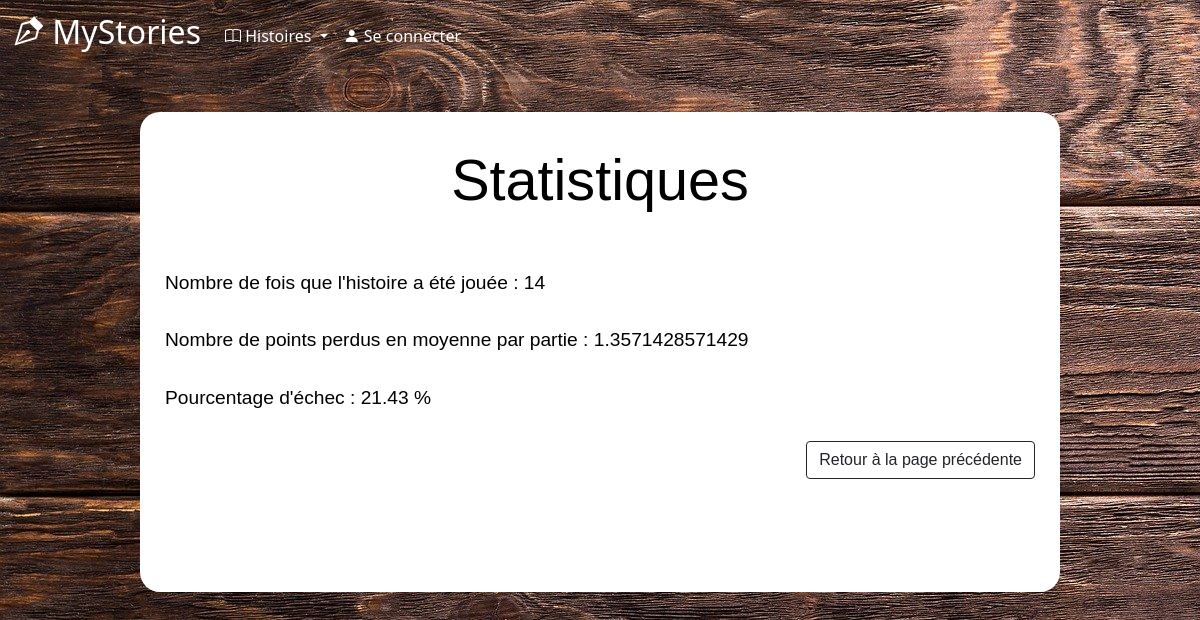
The page /story_stat.php?id=1 on the database its author committed.
### tables this page shows
CREATE TABLE `stats` (
  `id_stats` int(11) NOT NULL,
  `id_story` int(11) DEFAULT NULL,
  `played` int(11) DEFAULT NULL,
  `death` int(11) DEFAULT NULL,
  `points` int(11) DEFAULT NULL
);

### story_stat.php (the view, shortened to what this page needs)
<?php include("includes/header.php") ?>
<?php include("includes/connect.php") ?>
<main>
    <div id="backgroundConnexion">
        <p class="titre_petit"> Statistiques</p>
        <?php $storyId = $_GET['id']; ?>
        <?php
        $req = "SELECT * FROM stats WHERE id_story=:id";
        $res = $bdd->prepare($req);
        $res->execute(array("id" => $storyId));
        if ($res->rowCount() == 1) {
            $ligne2 = $res->fetch();
        ?>
            <div>
                <br />
                Nombre de fois que l'histoire a été jouée :
                <?php
                if (!empty($ligne2['played'])) {
                    echo $ligne2['played'];
                } else {
                    echo 0;
                }
                ?>
                <br />
                <br />
                Nombre de points perdus en moyenne par partie :
                <?php
                if (!empty($ligne2['points']) && !empty($ligne2['played']) && $ligne2['played'] != 0) {
                    $pts = $ligne2['points'] / $ligne2['played'];
                } else {
                    $pts = 0;
                }
                echo $pts;
                ?>
                <br />
                <?php
                $pourcentageMort = 0;
                if (!empty($ligne2['played']) && $ligne2['played'] != 0) {
                    $pourcentageMort = ($ligne2['death'] * 100) / $ligne2['played'];
                } else {
                    $pourcentageMort = 0;
                }
                ?>
                <br />
                Pourcentage d'échec : <?= number_format($pourcentageMort, 2) ?> %
            </div>
        <?php
        }
        ?>
        <br />
        <div id="btn-lecture">
            <a id="size-btn" class="btn btn-outline-dark" href="ListeHistoires.php" role="button"> Retour à la page précédente </a>
        </div>
    </div>
</main>
</body>
</html>

### style.css (style rules this page uses)
.accueil { background-image: url("images/fondBois.jpg"); }
body { background-color: black; color: white; }
.titre_petit { font-size: 3em; font-family: 'Trebuchet MS', 'Lucida Sans Unicode', 'Lucida Grande', 'Lucida Sans', Arial, sans-serif; text-align: center; }
main { margin: 20px 10%; color: black; padding: 20px; position: relative; background-size: cover; background-attachment: fixed; width: 80vw; font-size: 1.2em; font-family: 'Trebuchet MS', 'Lucida Sans Unicode', 'Lucida Grande', 'Lucida Sans', Arial, sans-serif; }
#btn-lecture { display: flex; justify-content: flex-end; }
#backgroundConnexion { position: relative; top: 0; left: 0; min-height: 60vh; background: white; border-radius: 20px; padding: 25px; z-index: 1; }

### rows shown on the page
stats: played "14", pts "1.3571428571429", pourcentageMort "21.43"
